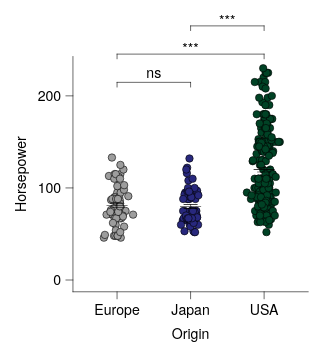

Describe this chart as a Vega-Lite specification.
### Vega-Lite specification from a JSON file in a GitHub repository (floating-point values rounded to 4 significant figures; data arrays with more than 128 entries replaced by an {"elided": "..."} marker saying what was removed)
{"background": null, "config": {"arc": {"fill": "#DBDBDB", "fillOpacity": 1.0, "innerRadius": 25.0, "padAngle": 0.03, "stroke": "black", "strokeOpacity": 1, "strokeWidth": 0.25}, "area": {"fill": "#DBDBDB", "fillOpacity": 1.0, "stroke": "black", "strokeOpacity": 1, "strokeWidth": 0.25}, "axis": {"domain": true, "domainCap": "round", "domainColor": "black", "domainWidth": 0.25, "grid": false, "gridCap": "round", "gridColor": "#F1F1F1", "gridDash": [0, 0], "gridOpacity": 1.0, "gridWidth": 0.25, "labelColor": "black", "labelFont": "Helvetica Neue, HelveticaNeue, Helvetica, Arial, sans-serif", "labelFontSize": 6, "labelFontStyle": "normal", "labelFontWeight": 400, "offset": 0, "ticks": true, "tickCap": "round", "tickColor": "black", "tickRound": false, "tickSize": 3.0, "tickWidth": 0.25, "titleColor": "black", "titleFont": "Helvetica Neue, HelveticaNeue, Helvetica, Arial, sans-serif", "titleFontSize": 6, "titleFontStyle": "normal", "titleFontWeight": 400}, "axisX": {"domain": true, "labelAlign": "center", "labelAngle": 0, "labels": true, "ticks": true, "translate": 0}, "axisY": {"domain": true, "labelAlign": "right", "labelAngle": 0, "labels": true, "ticks": true, "translate": 0}, "axisRight": {"domain": true, "labelAlign": "left", "labelAngle": 0, "labels": true, "ticks": true, "translate": 0}, "axisTop": {"domain": true, "labelAlign": "center", "labelAngle": 0, "labels": true, "ticks": true, "translate": 0}, "axisBand": {"tickOffset": 0}, "bar": {"fill": "#DBDBDB", "fillOpacity": 1.0, "stroke": "black", "strokeOpacity": 1, "strokeWidth": 0.25}, "boxplot": {"size": 9.0, "ticks": {"cornerRadius": 0.25, "fill": "black", "opacity": 1, "size": 4.5, "thickness": 0.25}, "box": {"fillOpacity": 1.0, "stroke": "black", "strokeOpacity": 1, "strokeWidth": 0.25}, "median": {"cornerRadius": 0, "fill": "black", "fillOpacity": 1.0, "opacity": 1, "size": 9.0, "thickness": 0.25}, "rule": {"fill": "black", "fillOpacity": 1.0, "size": 10.0, "stroke": "black", "strokeDash": [0, 0], "strokeOpacity": 1, "strokeWidth": 0.25}, "outliers": {"color": "black", "fill": "black", "fillOpacity": 1.0, "size": 0, "stroke": "black", "strokeOpacity": 1, "strokeWidth": 0.25}}, "circle": {"fill": "black", "fillOpacity": 1.0, "size": 1.25, "stroke": null, "strokeOpacity": 1, "strokeWidth": 0.25}, "errorband": {"band": {"fillOpacity": 0.6, "stroke": null, "strokeWidth": 0.25, "strokeOpacity": 1}, "borders": {"opacity": 0, "strokeOpacity": 1, "strokeWidth": 0.25}}, "errorbar": {"opacity": 1, "rule": {"strokeDash": [0, 0], "strokeWidth": 0.25}, "ticks": {"color": "black", "cornerRadius": 0.125, "opacity": 1, "size": 6.0, "thickness": 0.25}, "thickness": 0.25}, "font": "Helvetica Neue, HelveticaNeue, Helvetica, Arial, sans-serif", "geoshape": {"fill": "#DBDBDB", "fillOpacity": 1.0, "stroke": "black", "strokeOpacity": 1, "strokeWidth": 0.25}, "header": {"labelColor": "black", "labelFont": "Helvetica Neue, HelveticaNeue, Helvetica, Arial, sans-serif", "labelFontSize": 6, "labelFontStyle": "normal", "labelFontWeight": 400, "titleColor": "black", "titleFont": "Helvetica Neue, HelveticaNeue, Helvetica, Arial, sans-serif", "titleFontSize": 6, "titleFontStyle": "normal", "titleFontWeight": 400, "titlePadding": 0}, "legend": {"disable": false, "offset": 4.5, "titlePadding": 4, "labelOffset": 2, "gradientLabelOffset": 2, "columnPadding": 4, "rowPadding": 2, "gradientThickness": 5, "gradientOpacity": 1.0, "gradientStrokeColor": "black", "gradientStrokeWidth": 0.25, "labelColor": "black", "labelFont": "Helvetica Neue, HelveticaNeue, Helvetica, Arial, sans-serif", "labelFontSize": 6, "labelFontStyle": "normal", "labelFontWeight": 400, "strokeColor": "black", "strokeWidth": 0, "symbolSize": 36, "symbolStrokeColor": "black", "symbolStrokeWidth": 0.25, "titleColor": "black", "titleFont": "Helvetica Neue, HelveticaNeue, Helvetica, Arial, sans-serif", "titleFontSize": 6, "titleFontStyle": "normal", "titleFontWeight": 400}, "line": {"color": "black", "stroke": "black", "strokeCap": "butt", "strokeDash": [0, 0], "strokeOpacity": 1, "strokeWidth": 0.5}, "point": {"filled": true, "fill": "#DBDBDB", "fillOpacity": 1.0, "size": 5.0, "stroke": "black", "strokeOpacity": 1, "strokeWidth": 0.25}, "range": {"category": ["#9D9D9D", "#28287D", "#004225", "#47266F", "#00605D", "#DBDBDB", "#7983C1", "#6E927B", "#937FB4", "#699A97"], "diverging": {"scheme": ["#4F4265", "#6A5C82", "#85789D", "#A196B7", "#BDB5CE", "#D8D6DD", "#F6F6F6", "#CED8D7", "#9DBFBD", "#75A3A0", "#518683", "#326967", "#164D4B"]}, "heatmap": {"scheme": ["#440154", "#472270", "#433E82", "#38598C", "#2C728E", "#238A8D", "#24A086", "#39B578", "#5DC862", "#96D646", "#CAE02D", "#FDE724"]}, "ordinal": {"scheme": ["#F1F1F1", "#DBDBDB", "#C6C6C6", "#B2B2B2", "#9D9D9D", "#898989", "#767676", "#636363", "#515151", "#404040", "#2F2F2F", "#1F1F1F"]}, "ramp": {"scheme": ["#440154", "#472270", "#433E82", "#38598C", "#2C728E", "#238A8D", "#24A086", "#39B578", "#5DC862", "#96D646", "#CAE02D", "#FDE724"]}}, "rule": {"color": "black", "stroke": "black", "strokeCap": "round", "strokeDash": [2, 2], "strokeOpacity": 1, "strokeWidth": 0.25}, "scale": {"barBandPaddingInner": 0.1, "rectBandPaddingInner": 0, "tickBandPaddingInner": 0.1, "bandPaddingOuter": 0.1, "bandWithNestedOffsetPaddingInner": 0.2, "bandWithNestedOffsetPaddingOuter": 0.2, "offsetBandPaddingInner": 0, "offsetBandPaddingOuter": 0, "continuousPadding": 5.0, "round": false}, "rect": {"fill": "#DBDBDB", "fillOpacity": 1.0, "stroke": "black", "strokeOpacity": 1, "strokeWidth": 0.25}, "square": {"fill": "#DBDBDB", "fillOpacity": 1.0, "size": 10.0, "stroke": "black", "strokeOpacity": 1, "strokeWidth": 0.25}, "text": {"color": "black", "font": "Helvetica Neue, HelveticaNeue, Helvetica, Arial, sans-serif", "fontSize": 6, "fontStyle": "normal", "fontWeight": 400}, "tick": {"color": "black", "cornerRadius": 0.125, "opacity": 1.0, "size": 9.0, "thickness": 0.25}, "title": {"anchor": "middle", "frame": "group", "color": "black", "font": "Helvetica Neue, HelveticaNeue, Helvetica, Arial, sans-serif", "fontSize": 6, "fontStyle": "normal", "fontWeight": 400, "subtitleColor": "black", "subtitleFont": "Helvetica Neue, HelveticaNeue, Helvetica, Arial, sans-serif", "subtitleFontSize": 6, "subtitleFontStyle": "normal", "subtitleFontWeight": 400}, "trail": {"color": "black", "opacity": 1, "size": 0.5}, "view": {"continuousWidth": 100, "continuousHeight": 100, "discreteWidth": 100, "discreteHeight": 100, "fill": null, "stroke": null, "strokeWidth": 0.25}}, "layer": [{"data": {"name": "data-53eecb024a78fdc2be808dcfdc3af7a2"}, "mark": {"type": "circle", "opacity": 1.0, "size": 10.0, "stroke": "black", "strokeOpacity": 1, "strokeWidth": 0.25}, "encoding": {"color": {"field": "Origin", "legend": null, "scale": {"domain": ["Europe", "Japan", "USA"]}, "sort": ["Europe", "Japan", "USA"], "title": null, "type": "nominal"}, "x": {"axis": {}, "field": "Origin", "scale": {"domain": ["Europe", "Japan", "USA"]}, "sort": ["Europe", "Japan", "USA"], "title": "Origin", "type": "nominal"}, "xOffset": {"field": "jitter_x", "scale": {"domain": [-7.33, 7.33], "range": [5.17, 19.83]}, "type": "quantitative"}, "y": {"field": "Horsepower", "title": "Horsepower", "type": "quantitative", "scale": {"nice": false}}}}, {"data": {"name": "data-6c4882663eaca411296217af4f5e04f9"}, "mark": {"type": "errorbar"}, "encoding": {"x": {"axis": {}, "field": "Origin", "scale": {"domain": ["Europe", "Japan", "USA"]}, "sort": ["Europe", "Japan", "USA"], "title": "Origin", "type": "nominal"}, "y": {"field": "__mean", "title": "Horsepower", "type": "quantitative", "scale": {"nice": false}}, "yError": {"field": "__error"}}}, {"data": {"name": "data-6c4882663eaca411296217af4f5e04f9"}, "mark": {"type": "tick"}, "encoding": {"x": {"axis": {}, "field": "Origin", "scale": {"domain": ["Europe", "Japan", "USA"]}, "sort": ["Europe", "Japan", "USA"], "title": "Origin", "type": "nominal"}, "y": {"field": "__mean", "title": "Horsepower", "type": "quantitative", "scale": {"nice": false}}}}, {"layer": [{"layer": [{"data": {"values": [{"x": "Europe", "x2": "Japan", "y": 230.0, "__dysonsphere__": 1}]}, "mark": {"type": "rule", "strokeCap": "round", "strokeDash": [0, 0], "strokeWidth": 0.25, "yOffset": 6.0}, "encoding": {"x": {"value": 18.75}, "x2": {"value": 50.0}, "y": {"field": "y", "type": "quantitative", "scale": {"nice": false}}}}, {"data": {"values": [{"x": "Europe", "y": 230.0, "y2": 230.0, "__dysonsphere__": 1}]}, "mark": {"type": "rule", "strokeCap": "round", "strokeDash": [0, 0], "strokeWidth": 0.25, "y2Offset": 8.0, "yOffset": 6.0}, "encoding": {"x": {"value": 18.75}, "y": {"field": "y", "type": "quantitative", "scale": {"nice": false}}, "y2": {"field": "y2"}}}, {"data": {"values": [{"x": "Japan", "y": 230.0, "y2": 230.0, "__dysonsphere__": 1}]}, "mark": {"type": "rule", "strokeCap": "round", "strokeDash": [0, 0], "strokeWidth": 0.25, "y2Offset": 8.0, "yOffset": 6.0}, "encoding": {"x": {"value": 50.0}, "y": {"field": "y", "type": "quantitative", "scale": {"nice": false}}, "y2": {"field": "y2"}}}, {"data": {"values": [{"y": 230.0, "label": "ns", "__dysonsphere__": 1}]}, "mark": {"type": "text", "align": "center", "dy": 2.0, "fontSize": 6}, "encoding": {"text": {"field": "label", "type": "nominal"}, "x": {"value": 34.38}, "y": {"field": "y", "type": "quantitative", "scale": {"nice": false}}}}]}, {"layer": [{"data": {"values": [{"x": "Europe", "x2": "USA", "y": 230.0, "__dysonsphere__": 1}]}, "mark": {"type": "rule", "strokeCap": "round", "strokeDash": [0, 0], "strokeWidth": 0.25, "yOffset": -6.0}, "encoding": {"x": {"value": 18.75}, "x2": {"value": 81.25}, "y": {"field": "y", "type": "quantitative", "scale": {"nice": false}}}}, {"data": {"values": [{"x": "Europe", "y": 230.0, "y2": 230.0, "__dysonsphere__": 1}]}, "mark": {"type": "rule", "strokeCap": "round", "strokeDash": [0, 0], "strokeWidth": 0.25, "y2Offset": -4.0, "yOffset": -6.0}, "encoding": {"x": {"value": 18.75}, "y": {"field": "y", "type": "quantitative", "scale": {"nice": false}}, "y2": {"field": "y2"}}}, {"data": {"values": [{"x": "USA", "y": 230.0, "y2": 230.0, "__dysonsphere__": 1}]}, "mark": {"type": "rule", "strokeCap": "round", "strokeDash": [0, 0], "strokeWidth": 0.25, "y2Offset": -4.0, "yOffset": -6.0}, "encoding": {"x": {"value": 81.25}, "y": {"field": "y", "type": "quantitative", "scale": {"nice": false}}, "y2": {"field": "y2"}}}, {"data": {"values": [{"y": 230.0, "label": "***", "__dysonsphere__": 1}]}, "mark": {"type": "text", "align": "center", "dy": -8.0, "fontSize": 6}, "encoding": {"text": {"field": "label", "type": "nominal"}, "x": {"value": 50.0}, "y": {"field": "y", "type": "quantitative", "scale": {"nice": false}}}}]}, {"layer": [{"data": {"values": [{"x": "Japan", "x2": "USA", "y": 230.0, "__dysonsphere__": 1}]}, "mark": {"type": "rule", "strokeCap": "round", "strokeDash": [0, 0], "strokeWidth": 0.25, "yOffset": -18.0}, "encoding": {"x": {"value": 50.0}, "x2": {"value": 81.25}, "y": {"field": "y", "type": "quantitative", "scale": {"nice": false}}}}, {"data": {"values": [{"x": "Japan", "y": 230.0, "y2": 230.0, "__dysonsphere__": 1}]}, "mark": {"type": "rule", "strokeCap": "round", "strokeDash": [0, 0], "strokeWidth": 0.25, "y2Offset": -16.0, "yOffset": -18.0}, "encoding": {"x": {"value": 50.0}, "y": {"field": "y", "type": "quantitative", "scale": {"nice": false}}, "y2": {"field": "y2"}}}, {"data": {"values": [{"x": "USA", "y": 230.0, "y2": 230.0, "__dysonsphere__": 1}]}, "mark": {"type": "rule", "strokeCap": "round", "strokeDash": [0, 0], "strokeWidth": 0.25, "y2Offset": -16.0, "yOffset": -18.0}, "encoding": {"x": {"value": 81.25}, "y": {"field": "y", "type": "quantitative", "scale": {"nice": false}}, "y2": {"field": "y2"}}}, {"data": {"values": [{"y": 230.0, "label": "***", "__dysonsphere__": 1}]}, "mark": {"type": "text", "align": "center", "dy": -20.0, "fontSize": 6}, "encoding": {"text": {"field": "label", "type": "nominal"}, "x": {"value": 65.62}, "y": {"field": "y", "type": "quantitative", "scale": {"nice": false}}}}]}], "name": "__dysonsphere_30ccff78208331ad_15"}], "$schema": "https://vega.github.io/schema/vega-lite/v6.4.1.json", "datasets": {"data-53eecb024a78fdc2be808dcfdc3af7a2": {"elided": "400 records"}, "data-6c4882663eaca411296217af4f5e04f9": [{"Origin": "USA", "__mean": 119.9, "__error": 2.529, "__dysonsphere__": 1}, {"Origin": "Europe", "__mean": 81.0, "__error": 2.47, "__dysonsphere__": 1}, {"Origin": "Japan", "__mean": 79.84, "__error": 2.005, "__dysonsphere__": 1}]}}
